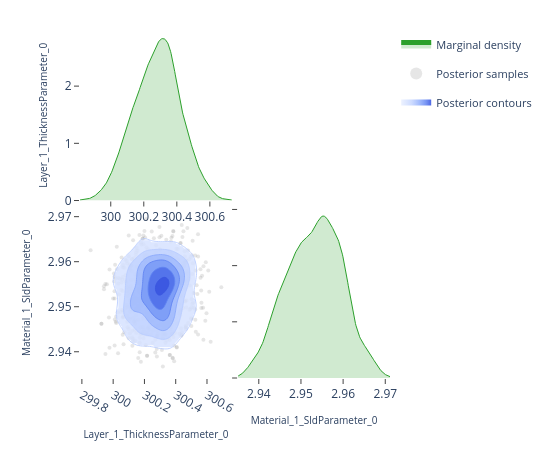

Write notebook code for a chart like this one.
### Code cell
# ---- Pairwise focus: thickness vs SLD ---------------------------------------
# A 2-parameter corner plot zooms in on the joint posterior for a specific
# pair.  This is the same view the EasyReflectometryApp's "2D Heatmap"
# sub-tab uses to inspect parameter degeneracies.


params_of_interest = ['Layer_1_ThicknessParameter_0', 'Material_1_SldParameter_0']
idx = [posterior.param_names.index(p) for p in params_of_interest]
subset_draws = np.asarray(posterior.draws)[:, idx]

fig = plot_corner(subset_draws, params_of_interest)
fig.show()

### Figure 1 — Plotly figure (JSON) as saved in the notebook; plotly's stock layout.template omitted (floating-point values rounded to 4 significant figures; data arrays with more than 128 entries replaced by an {"elided": "..."} marker saying what was removed)
{"data": [{"fill": "tozeroy", "fillcolor": "rgba(44, 160, 44, 0.22)", "hoverinfo": "skip", "legendgroup": "marginal", "line": {"color": "rgb(44, 160, 44)", "width": 1}, "mode": "lines", "name": "Marginal density", "showlegend": true, "type": "scatter", "x": {"elided": "256 float values"}, "xaxis": "x", "y": {"elided": "256 float values"}, "yaxis": "y"}, {"hoverinfo": "skip", "legendgroup": "scatter", "marker": {"color": "rgba(140, 140, 140, 0.22)", "size": 4}, "mode": "markers", "name": "Posterior samples", "showlegend": true, "type": "scatter", "x": {"elided": "680 float values"}, "xaxis": "x3", "y": {"elided": "680 float values"}, "yaxis": "y3", "zorder": 0}, {"colorscale": [[0.0, "rgba(224, 233, 255, 0.62)"], [0.35, "rgba(183, 203, 255, 0.70)"], [0.6, "rgba(138, 169, 252, 0.78)"], [0.82, "rgba(96, 131, 242, 0.84)"], [1.0, "rgba(58, 86, 224, 0.90)"]], "connectgaps": false, "contours": {"coloring": "fill", "end": 154.8, "showlabels": false, "showlines": false, "size": 24.44, "start": 32.59}, "hoverinfo": "skip", "legendgroup": "contour", "name": "Posterior contours", "showlegend": true, "showscale": false, "type": "contour", "x": [299.8, 299.8, 299.8, 299.8, 299.9, 299.9, 299.9, 299.9, 299.9, 299.9, 299.9, 299.9, 300.0, 300.0, 300.0, 300.0, 300.0, 300.0, 300.0, 300.0, 300.0, 300.1, 300.1, 300.1, 300.1, 300.1, 300.1, 300.1, 300.1, 300.2, 300.2, 300.2, 300.2, 300.2, 300.2, 300.2, 300.2, 300.2, 300.3, 300.3, 300.3, 300.3, 300.3, 300.3, 300.3, 300.3, 300.3, 300.4, 300.4, 300.4, 300.4, 300.4, 300.4, 300.4, 300.4, 300.5, 300.5, 300.5, 300.5, 300.5, 300.5, 300.5, 300.5, 300.5, 300.6, 300.6, 300.6, 300.6, 300.6, 300.6, 300.6, 300.6, 300.7, 300.7, 300.7, 300.7, 300.7, 300.7, 300.7, 300.7], "xaxis": "x3", "y": [2.935, 2.936, 2.936, 2.936, 2.937, 2.937, 2.938, 2.938, 2.939, 2.939, 2.94, 2.94, 2.941, 2.941, 2.941, 2.942, 2.942, 2.943, 2.943, 2.944, 2.944, 2.945, 2.945, 2.946, 2.946, 2.946, 2.947, 2.947, 2.948, 2.948, 2.949, 2.949, 2.95, 2.95, 2.951, 2.951, 2.952, 2.952, 2.952, 2.953, 2.953, 2.954, 2.954, 2.955, 2.955, 2.956, 2.956, 2.957, 2.957, 2.957, 2.958, 2.958, 2.959, 2.959, 2.96, 2.96, 2.961, 2.961, 2.962, 2.962, 2.962, 2.963, 2.963, 2.964, 2.964, 2.965, 2.965, 2.966, 2.966, 2.967, 2.967, 2.967, 2.968, 2.968, 2.969, 2.969, 2.97, 2.97, 2.971, 2.971], "yaxis": "y3", "z": {"elided": "80x80 float values"}, "zmax": 154.8, "zmin": 32.59, "zorder": 1}, {"colorscale": [[0.0, "rgba(183, 203, 255, 0.94)"], [0.35, "rgba(183, 203, 255, 0.94)"], [0.35, "rgba(138, 169, 252, 0.95)"], [0.6, "rgba(138, 169, 252, 0.95)"], [0.6, "rgba(96, 131, 242, 0.96)"], [0.82, "rgba(96, 131, 242, 0.96)"], [0.82, "rgba(58, 86, 224, 0.98)"], [1.0, "rgba(58, 86, 224, 0.98)"]], "contours": {"coloring": "lines", "end": 154.8, "showlabels": false, "size": 24.44, "start": 32.59}, "hoverinfo": "skip", "legendgroup": "contour", "line": {"width": 0.9}, "showlegend": false, "showscale": false, "type": "contour", "x": [299.8, 299.8, 299.8, 299.8, 299.9, 299.9, 299.9, 299.9, 299.9, 299.9, 299.9, 299.9, 300.0, 300.0, 300.0, 300.0, 300.0, 300.0, 300.0, 300.0, 300.0, 300.1, 300.1, 300.1, 300.1, 300.1, 300.1, 300.1, 300.1, 300.2, 300.2, 300.2, 300.2, 300.2, 300.2, 300.2, 300.2, 300.2, 300.3, 300.3, 300.3, 300.3, 300.3, 300.3, 300.3, 300.3, 300.3, 300.4, 300.4, 300.4, 300.4, 300.4, 300.4, 300.4, 300.4, 300.5, 300.5, 300.5, 300.5, 300.5, 300.5, 300.5, 300.5, 300.5, 300.6, 300.6, 300.6, 300.6, 300.6, 300.6, 300.6, 300.6, 300.7, 300.7, 300.7, 300.7, 300.7, 300.7, 300.7, 300.7], "xaxis": "x3", "y": [2.935, 2.936, 2.936, 2.936, 2.937, 2.937, 2.938, 2.938, 2.939, 2.939, 2.94, 2.94, 2.941, 2.941, 2.941, 2.942, 2.942, 2.943, 2.943, 2.944, 2.944, 2.945, 2.945, 2.946, 2.946, 2.946, 2.947, 2.947, 2.948, 2.948, 2.949, 2.949, 2.95, 2.95, 2.951, 2.951, 2.952, 2.952, 2.952, 2.953, 2.953, 2.954, 2.954, 2.955, 2.955, 2.956, 2.956, 2.957, 2.957, 2.957, 2.958, 2.958, 2.959, 2.959, 2.96, 2.96, 2.961, 2.961, 2.962, 2.962, 2.962, 2.963, 2.963, 2.964, 2.964, 2.965, 2.965, 2.966, 2.966, 2.967, 2.967, 2.967, 2.968, 2.968, 2.969, 2.969, 2.97, 2.97, 2.971, 2.971], "yaxis": "y3", "z": {"elided": "80x80 float values"}, "zmax": 154.8, "zmin": 32.59, "zorder": 2}, {"fill": "tozeroy", "fillcolor": "rgba(44, 160, 44, 0.22)", "hoverinfo": "skip", "legendgroup": "marginal", "line": {"color": "rgb(44, 160, 44)", "width": 1}, "mode": "lines", "name": "Marginal density", "showlegend": false, "type": "scatter", "x": {"elided": "256 float values"}, "xaxis": "x4", "y": {"elided": "256 float values"}, "yaxis": "y4"}], "layout": {"height": 450, "legend": {"font": {"size": 11}, "itemsizing": "constant", "orientation": "v", "x": 1.02, "xanchor": "left", "y": 1.0, "yanchor": "top"}, "margin": {"b": 60, "l": 80, "r": 160, "t": 30}, "plot_bgcolor": "white", "showlegend": true, "width": 550, "xaxis": {"anchor": "y", "domain": [0.0, 0.49], "showgrid": false, "ticks": "outside", "zeroline": false}, "xaxis2": {"anchor": "y2", "domain": [0.51, 1.0], "showgrid": false, "ticks": "outside", "visible": false, "zeroline": false}, "xaxis3": {"anchor": "y3", "domain": [0.0, 0.49], "showgrid": false, "ticks": "outside", "title": {"font": {"size": 10}, "text": "Layer_1_ThicknessParameter_0"}, "zeroline": false}, "xaxis4": {"anchor": "y4", "domain": [0.51, 1.0], "showgrid": false, "ticks": "outside", "title": {"font": {"size": 10}, "text": "Material_1_SldParameter_0"}, "zeroline": false}, "yaxis": {"anchor": "x", "domain": [0.51, 1.0], "showgrid": false, "ticks": "outside", "title": {"font": {"size": 10}, "text": "Layer_1_ThicknessParameter_0"}, "zeroline": false}, "yaxis2": {"anchor": "x2", "domain": [0.51, 1.0], "showgrid": false, "ticks": "outside", "visible": false, "zeroline": false}, "yaxis3": {"anchor": "x3", "domain": [0.0, 0.49], "showgrid": false, "ticks": "outside", "title": {"font": {"size": 10}, "text": "Material_1_SldParameter_0"}, "zeroline": false}, "yaxis4": {"anchor": "x4", "domain": [0.0, 0.49], "showgrid": false, "showticklabels": false, "ticks": "outside", "zeroline": false}}}
